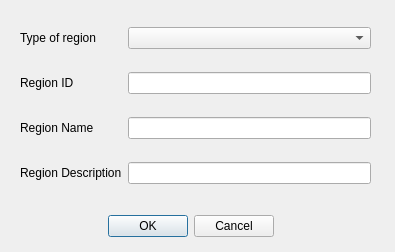
<?xml version="1.0" encoding="UTF-8"?>
<ui version="4.0">
 <class>ShapeAnnotation</class>
 <widget class="QDialog" name="ShapeAnnotation">
  <property name="geometry">
   <rect>
    <x>0</x>
    <y>0</y>
    <width>395</width>
    <height>252</height>
   </rect>
  </property>
  <property name="windowTitle">
   <string>Imput annotation for region</string>
  </property>
  <property name="windowIcon">
   <iconset>
    <normaloff>icons/24/annotate.png</normaloff>icons/24/annotate.png</iconset>
  </property>
  <property name="toolTip">
   <string>Input annotation information for shape</string>
  </property>
  <property name="modal">
   <bool>false</bool>
  </property>
  <widget class="QDialogButtonBox" name="buttonBox">
   <property name="geometry">
    <rect>
     <x>20</x>
     <y>210</y>
     <width>341</width>
     <height>32</height>
    </rect>
   </property>
   <property name="orientation">
    <enum>Qt::Horizontal</enum>
   </property>
   <property name="standardButtons">
    <set>QDialogButtonBox::Cancel|QDialogButtonBox::Ok</set>
   </property>
   <property name="centerButtons">
    <bool>true</bool>
   </property>
  </widget>
  <widget class="QWidget" name="gridLayoutWidget">
   <property name="geometry">
    <rect>
     <x>20</x>
     <y>10</y>
     <width>351</width>
     <height>191</height>
    </rect>
   </property>
   <layout class="QGridLayout" name="gridLayout">
    <item row="0" column="0">
     <widget class="QLabel" name="label">
      <property name="text">
       <string>Type of region</string>
      </property>
     </widget>
    </item>
    <item row="2" column="0">
     <widget class="QLabel" name="label_3">
      <property name="text">
       <string>Region Name</string>
      </property>
     </widget>
    </item>
    <item row="1" column="0">
     <widget class="QLabel" name="label_2">
      <property name="text">
       <string>Region ID</string>
      </property>
     </widget>
    </item>
    <item row="3" column="0">
     <widget class="QLabel" name="label_4">
      <property name="text">
       <string>Region Description</string>
      </property>
     </widget>
    </item>
    <item row="3" column="1">
     <widget class="QLineEdit" name="editRegionDescription"/>
    </item>
    <item row="2" column="1">
     <widget class="QLineEdit" name="editRegionName"/>
    </item>
    <item row="1" column="1">
     <widget class="QLineEdit" name="editRegionID"/>
    </item>
    <item row="0" column="1">
     <widget class="QComboBox" name="cboRegionType"/>
    </item>
   </layout>
  </widget>
 </widget>
 <tabstops>
  <tabstop>editRegionName</tabstop>
  <tabstop>editRegionID</tabstop>
  <tabstop>cboRegionType</tabstop>
  <tabstop>editRegionDescription</tabstop>
 </tabstops>
 <resources/>
 <connections>
  <connection>
   <sender>buttonBox</sender>
   <signal>accepted()</signal>
   <receiver>ShapeAnnotation</receiver>
   <slot>accept()</slot>
   <hints>
    <hint type="sourcelabel">
     <x>238</x>
     <y>224</y>
    </hint>
    <hint type="destinationlabel">
     <x>157</x>
     <y>251</y>
    </hint>
   </hints>
  </connection>
  <connection>
   <sender>buttonBox</sender>
   <signal>rejected()</signal>
   <receiver>ShapeAnnotation</receiver>
   <slot>reject()</slot>
   <hints>
    <hint type="sourcelabel">
     <x>306</x>
     <y>230</y>
    </hint>
    <hint type="destinationlabel">
     <x>286</x>
     <y>251</y>
    </hint>
   </hints>
  </connection>
 </connections>
</ui>
